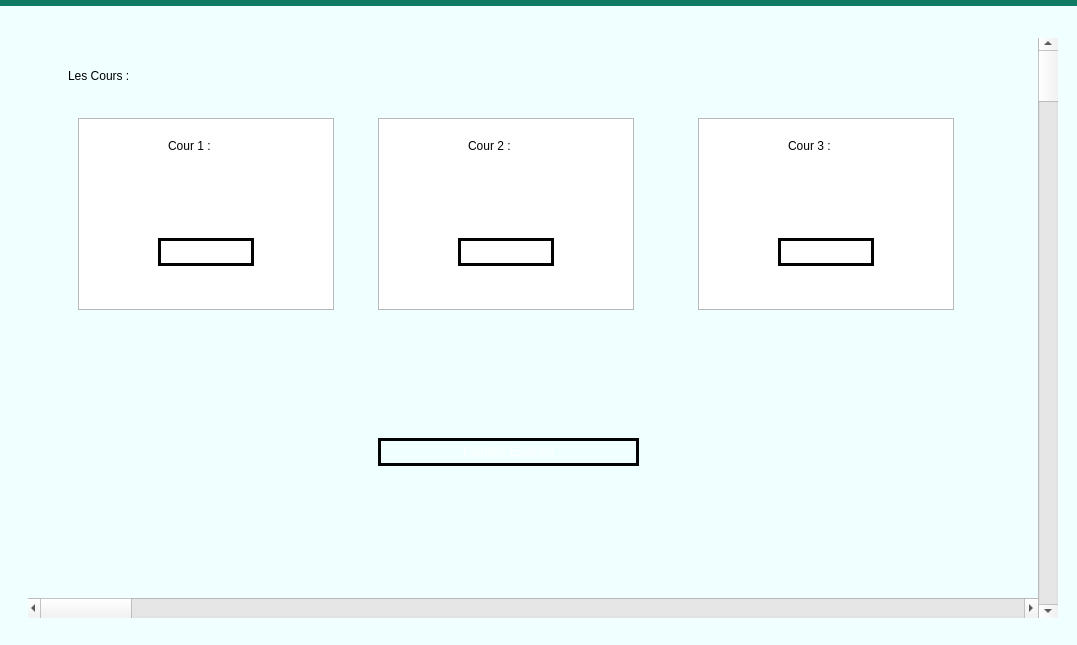
<?xml version="1.0" encoding="UTF-8"?>
<ui version="4.0">
 <class>login</class>
 <widget class="QDialog" name="login">
  <property name="geometry">
   <rect>
    <x>0</x>
    <y>0</y>
    <width>1077</width>
    <height>645</height>
   </rect>
  </property>
  <property name="windowTitle">
   <string>Dialog</string>
  </property>
  <widget class="QWidget" name="widget" native="true">
   <property name="geometry">
    <rect>
     <x>-1</x>
     <y>-1</y>
     <width>1081</width>
     <height>651</height>
    </rect>
   </property>
   <widget class="QTableWidget" name="tableWidget">
    <property name="geometry">
     <rect>
      <x>-5</x>
      <y>1</y>
      <width>1111</width>
      <height>681</height>
     </rect>
    </property>
    <property name="styleSheet">
     <string notr="true">QWidget {
    background-color: #F0FFFF;
    color: #F0FFFF;
}
QTableView{border: 6px solid #117A65 ; /*other code about padding background stc*/ ;}
QHeaderView::section {
    background-color: #117A65;
    padding: 4px;
    border: 1px solid #117A65;
    font-size: 8pt;
}

QTableWidget {
    gridline-color: #117A65;
    font-size: 9pt;
}

QTableWidget QTableCornerButton::section {
    background-color: #117A65;
    border: 1px solid #117A65;
}</string>
    </property>
   </widget>
   <widget class="QWidget" name="widget_2" native="true">
    <property name="geometry">
     <rect>
      <x>29</x>
      <y>39</y>
      <width>1031</width>
      <height>581</height>
     </rect>
    </property>
    <widget class="QScrollBar" name="verticalScrollBar">
     <property name="geometry">
      <rect>
       <x>1010</x>
       <y>-1</y>
       <width>20</width>
       <height>581</height>
      </rect>
     </property>
     <property name="orientation">
      <enum>Qt::Vertical</enum>
     </property>
    </widget>
    <widget class="QScrollBar" name="horizontalScrollBar">
     <property name="geometry">
      <rect>
       <x>-1</x>
       <y>560</y>
       <width>1011</width>
       <height>20</height>
      </rect>
     </property>
     <property name="orientation">
      <enum>Qt::Horizontal</enum>
     </property>
    </widget>
    <widget class="QLabel" name="label">
     <property name="geometry">
      <rect>
       <x>40</x>
       <y>30</y>
       <width>121</width>
       <height>16</height>
      </rect>
     </property>
     <property name="text">
      <string>Les Cours :</string>
     </property>
    </widget>
    <widget class="QListView" name="listView">
     <property name="geometry">
      <rect>
       <x>50</x>
       <y>80</y>
       <width>256</width>
       <height>192</height>
      </rect>
     </property>
    </widget>
    <widget class="QListView" name="listView_2">
     <property name="geometry">
      <rect>
       <x>350</x>
       <y>80</y>
       <width>256</width>
       <height>192</height>
      </rect>
     </property>
    </widget>
    <widget class="QListView" name="listView_3">
     <property name="geometry">
      <rect>
       <x>670</x>
       <y>80</y>
       <width>256</width>
       <height>192</height>
      </rect>
     </property>
    </widget>
    <widget class="QLabel" name="label_2">
     <property name="geometry">
      <rect>
       <x>140</x>
       <y>100</y>
       <width>55</width>
       <height>16</height>
      </rect>
     </property>
     <property name="text">
      <string>Cour 1 :</string>
     </property>
    </widget>
    <widget class="QLabel" name="label_3">
     <property name="geometry">
      <rect>
       <x>440</x>
       <y>100</y>
       <width>55</width>
       <height>16</height>
      </rect>
     </property>
     <property name="text">
      <string>Cour 2 :</string>
     </property>
    </widget>
    <widget class="QLabel" name="label_4">
     <property name="geometry">
      <rect>
       <x>760</x>
       <y>100</y>
       <width>55</width>
       <height>16</height>
      </rect>
     </property>
     <property name="text">
      <string>Cour 3 :</string>
     </property>
    </widget>
    <widget class="QPushButton" name="pushButton">
     <property name="geometry">
      <rect>
       <x>130</x>
       <y>200</y>
       <width>96</width>
       <height>28</height>
      </rect>
     </property>
     <property name="styleSheet">
      <string notr="true">QPushButton {
color: #ffffff;
border: 3px solid #010203;
font: 8pt &quot;MS Reference Sans Serif&quot;;
border-radius: 15px;
padding: 5px;
background: qradialgradient(cx: 0.3, cy: -0.4,
fx: 0.3, fy: -0.4,
radius: 3, stop: 0 #010203, stop: 1 #c4c9c7);
min-width: 80px;
}

QPushButton:hover {
background: qradialgradient(cx: 0.3, cy: -0.4,
fx: 0.3, fy: -0.4,
radius: 3, stop: 0 #010203, stop: 1 #010203);
}

 QPushButton:pressed {
background: qradialgradient(cx: 0.4, cy: -0.1,
fx: 0.4, fy: -0.1,
radius: 3, stop: 0 #c4c9c7, stop: 1 #c4c9c7);
}QPushButton {
color: #ffffff;
border: 3px solid #010203;
font: 8pt &quot;MS Reference Sans Serif&quot;;
border-radius: 15px;
padding: 5px;
background: qradialgradient(cx: 0.3, cy: -0.4,
fx: 0.3, fy: -0.4,
radius: 3, stop: 0 #010203, stop: 1 #c4c9c7);
min-width: 80px;
}

QPushButton:hover {
background: qradialgradient(cx: 0.3, cy: -0.4,
fx: 0.3, fy: -0.4,
radius: 3, stop: 0 #010203, stop: 1 #010203);
}

 QPushButton:pressed {
background: qradialgradient(cx: 0.4, cy: -0.1,
fx: 0.4, fy: -0.1,
radius: 3, stop: 0 #c4c9c7, stop: 1 #c4c9c7);
}</string>
     </property>
     <property name="text">
      <string>Participer</string>
     </property>
    </widget>
    <widget class="QPushButton" name="pushButton_2">
     <property name="geometry">
      <rect>
       <x>430</x>
       <y>200</y>
       <width>96</width>
       <height>28</height>
      </rect>
     </property>
     <property name="styleSheet">
      <string notr="true">QPushButton {
color: #ffffff;
border: 3px solid #010203;
font: 8pt &quot;MS Reference Sans Serif&quot;;
border-radius: 15px;
padding: 5px;
background: qradialgradient(cx: 0.3, cy: -0.4,
fx: 0.3, fy: -0.4,
radius: 3, stop: 0 #010203, stop: 1 #c4c9c7);
min-width: 80px;
}

QPushButton:hover {
background: qradialgradient(cx: 0.3, cy: -0.4,
fx: 0.3, fy: -0.4,
radius: 3, stop: 0 #010203, stop: 1 #010203);
}

 QPushButton:pressed {
background: qradialgradient(cx: 0.4, cy: -0.1,
fx: 0.4, fy: -0.1,
radius: 3, stop: 0 #c4c9c7, stop: 1 #c4c9c7);
}QPushButton {
color: #ffffff;
border: 3px solid #010203;
font: 8pt &quot;MS Reference Sans Serif&quot;;
border-radius: 15px;
padding: 5px;
background: qradialgradient(cx: 0.3, cy: -0.4,
fx: 0.3, fy: -0.4,
radius: 3, stop: 0 #010203, stop: 1 #c4c9c7);
min-width: 80px;
}

QPushButton:hover {
background: qradialgradient(cx: 0.3, cy: -0.4,
fx: 0.3, fy: -0.4,
radius: 3, stop: 0 #010203, stop: 1 #010203);
}

 QPushButton:pressed {
background: qradialgradient(cx: 0.4, cy: -0.1,
fx: 0.4, fy: -0.1,
radius: 3, stop: 0 #c4c9c7, stop: 1 #c4c9c7);
}</string>
     </property>
     <property name="text">
      <string>Participer</string>
     </property>
    </widget>
    <widget class="QPushButton" name="pushButton_3">
     <property name="geometry">
      <rect>
       <x>750</x>
       <y>200</y>
       <width>96</width>
       <height>28</height>
      </rect>
     </property>
     <property name="styleSheet">
      <string notr="true">QPushButton {
color: #ffffff;
border: 3px solid #010203;
font: 8pt &quot;MS Reference Sans Serif&quot;;
border-radius: 15px;
padding: 5px;
background: qradialgradient(cx: 0.3, cy: -0.4,
fx: 0.3, fy: -0.4,
radius: 3, stop: 0 #010203, stop: 1 #c4c9c7);
min-width: 80px;
}

QPushButton:hover {
background: qradialgradient(cx: 0.3, cy: -0.4,
fx: 0.3, fy: -0.4,
radius: 3, stop: 0 #010203, stop: 1 #010203);
}

 QPushButton:pressed {
background: qradialgradient(cx: 0.4, cy: -0.1,
fx: 0.4, fy: -0.1,
radius: 3, stop: 0 #c4c9c7, stop: 1 #c4c9c7);
}QPushButton {
color: #ffffff;
border: 3px solid #010203;
font: 8pt &quot;MS Reference Sans Serif&quot;;
border-radius: 15px;
padding: 5px;
background: qradialgradient(cx: 0.3, cy: -0.4,
fx: 0.3, fy: -0.4,
radius: 3, stop: 0 #010203, stop: 1 #c4c9c7);
min-width: 80px;
}

QPushButton:hover {
background: qradialgradient(cx: 0.3, cy: -0.4,
fx: 0.3, fy: -0.4,
radius: 3, stop: 0 #010203, stop: 1 #010203);
}

 QPushButton:pressed {
background: qradialgradient(cx: 0.4, cy: -0.1,
fx: 0.4, fy: -0.1,
radius: 3, stop: 0 #c4c9c7, stop: 1 #c4c9c7);
}</string>
     </property>
     <property name="text">
      <string>Participer</string>
     </property>
    </widget>
    <widget class="QPushButton" name="pushButton_4">
     <property name="geometry">
      <rect>
       <x>350</x>
       <y>400</y>
       <width>261</width>
       <height>28</height>
      </rect>
     </property>
     <property name="styleSheet">
      <string notr="true">QPushButton {
color: #ffffff;
border: 3px solid #010203;
font: 8pt &quot;MS Reference Sans Serif&quot;;
border-radius: 15px;
padding: 5px;
background: qradialgradient(cx: 0.3, cy: -0.4,
fx: 0.3, fy: -0.4,
radius: 3, stop: 0 #010203, stop: 1 #c4c9c7);
min-width: 80px;
}

QPushButton:hover {
background: qradialgradient(cx: 0.3, cy: -0.4,
fx: 0.3, fy: -0.4,
radius: 3, stop: 0 #010203, stop: 1 #010203);
}

 QPushButton:pressed {
background: qradialgradient(cx: 0.4, cy: -0.1,
fx: 0.4, fy: -0.1,
radius: 3, stop: 0 #c4c9c7, stop: 1 #c4c9c7);
}QPushButton {
color: #ffffff;
border: 3px solid #010203;
font: 8pt &quot;MS Reference Sans Serif&quot;;
border-radius: 15px;
padding: 5px;
background: qradialgradient(cx: 0.3, cy: -0.4,
fx: 0.3, fy: -0.4,
radius: 3, stop: 0 #010203, stop: 1 #c4c9c7);
min-width: 80px;
}

QPushButton:hover {
background: qradialgradient(cx: 0.3, cy: -0.4,
fx: 0.3, fy: -0.4,
radius: 3, stop: 0 #010203, stop: 1 #010203);
}

 QPushButton:pressed {
background: qradialgradient(cx: 0.4, cy: -0.1,
fx: 0.4, fy: -0.1,
radius: 3, stop: 0 #c4c9c7, stop: 1 #c4c9c7);
}</string>
     </property>
     <property name="text">
      <string>Planifier Examen</string>
     </property>
    </widget>
   </widget>
  </widget>
 </widget>
 <resources/>
 <connections/>
</ui>
